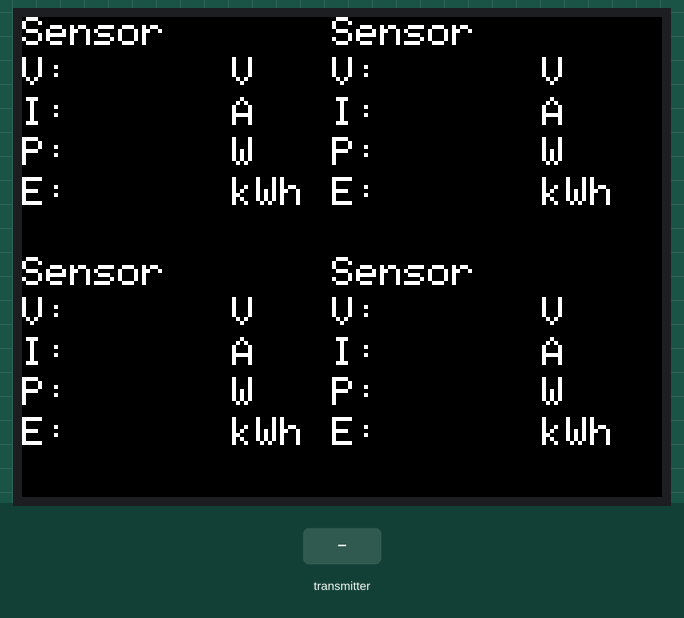
A sketch run on a simulated ESP8266 (NodeMCU). Parts: 320×240 colour display. Inputs (shaded band) come from the test bench. What the sketch prints to the serial monitor is not drawn.

Above: at 1.4 s.
1.5 s: the transmitter starts sending id = 1
At 2.3 s:
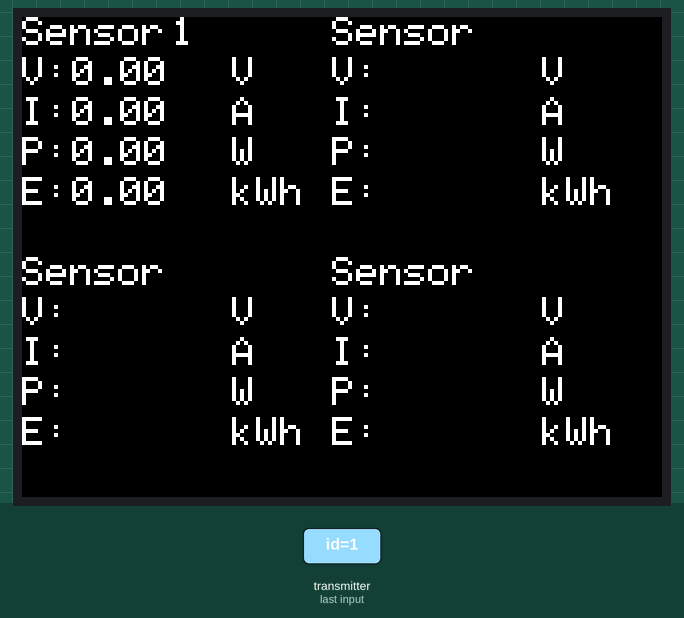
3.0 s: the transmitter starts sending voltage = 25
At 3.4 s:
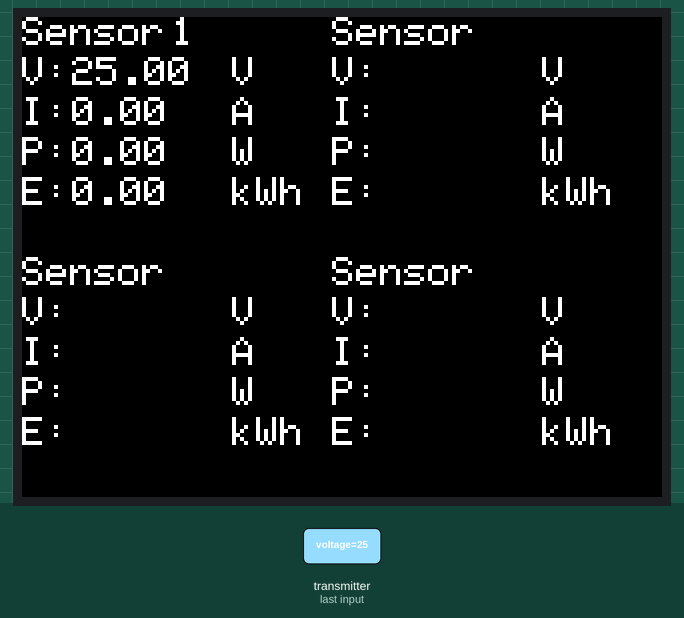
4.5 s: the transmitter starts sending current = 25
At 5.7 s:
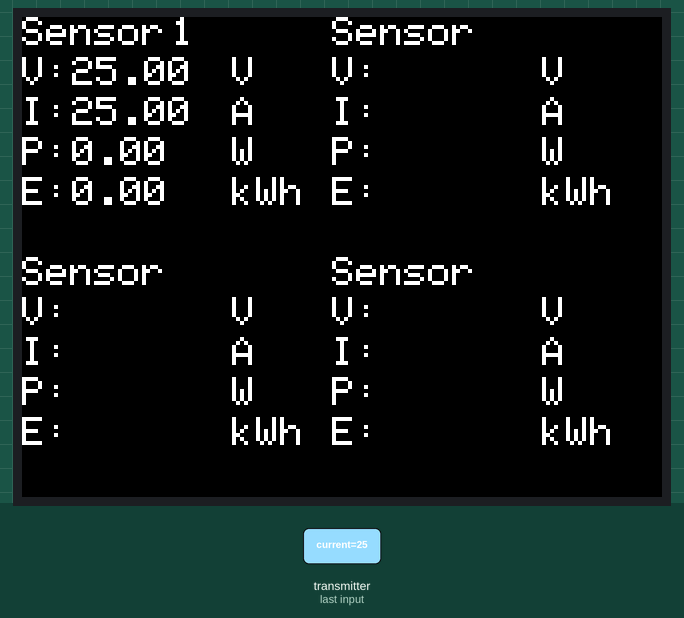
6.0 s: the transmitter starts sending power = 25
At 6.9 s:
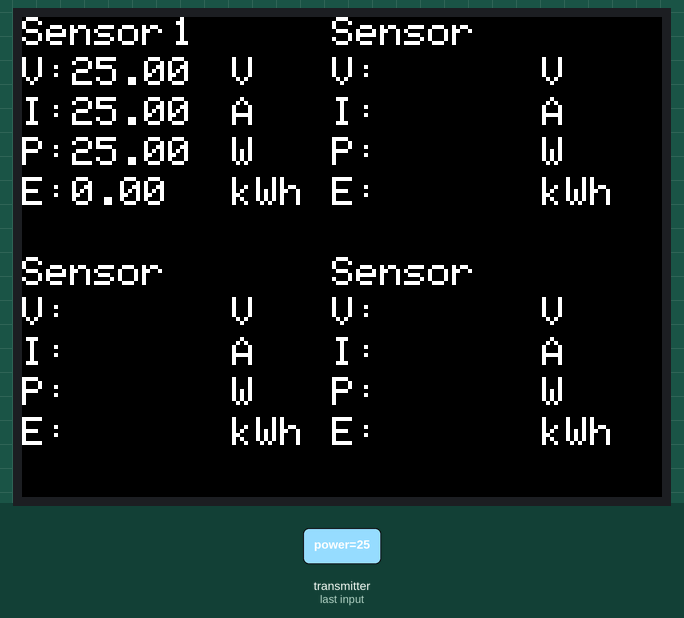
7.5 s: the transmitter starts sending energy = 25
At 8.1 s:
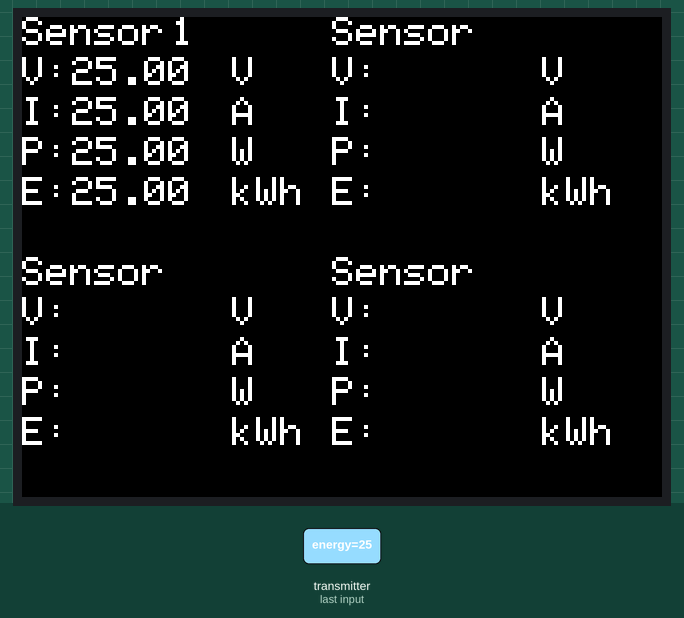
9.0 s: the transmitter starts sending voltage = 50
At 10.4 s:
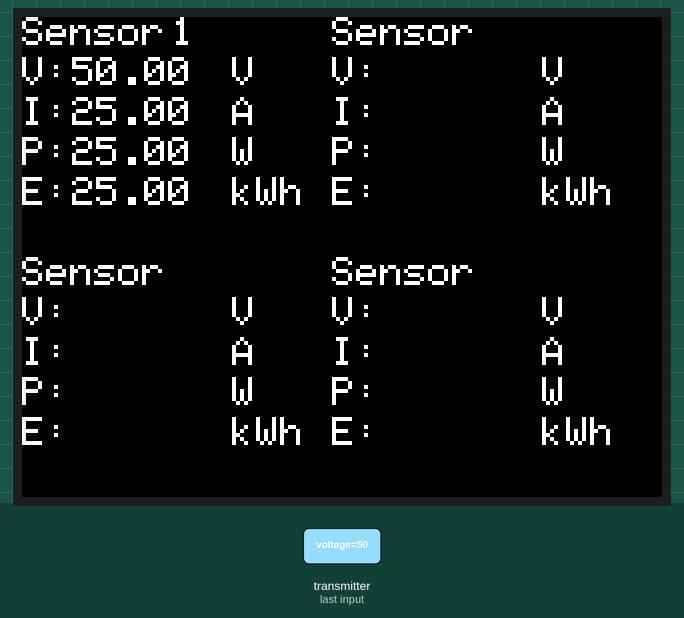
Timing chart, 0 to 11.5 s (numbered marks = the images above; inputs shaded):
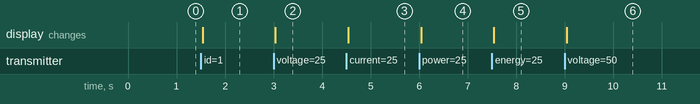

Measured:
- after the input at 1.5 s, the display: changes at once (image 1)
- after the input at 3.0 s, the display: changes at once (image 2)
- after the input at 4.5 s, the display: changes at once (image 3)
- after the input at 6.0 s, the display: changes at once (image 4)
- after the input at 7.5 s, the display: changes at once (image 5)
- after the input at 9.0 s, the display: changes at once (image 6)

The sketch:

espnow_receiver_kecil.ino
```cpp
#include <TFT_eSPI.h> // Graphics and font library for ILI9341 driver chip
#include <SPI.h>

TFT_eSPI tft = TFT_eSPI();  // Invoke library

#include <ESP8266WiFi.h>
#include <espnow.h>

// Structure example to receive data
// Must match the sender structure
typedef struct struct_message {
  int id;
  float voltage;
  float current;
  float power;
  float energy;
  float frequency;
  float powerFactor;
} struct_message;

// Create a struct_message called dataSensor
struct_message dataSensor;

// Callback function that will be executed when data is received
void OnDataRecv(uint8_t * mac, uint8_t *incomingData, uint8_t len) {
  memcpy(&dataSensor, incomingData, sizeof(dataSensor));

  Serial.print("Bytes received: ");
  Serial.println(len);
  serialDebug(&dataSensor);

  tft.setCursor(0, 0);

  struct_message* checkData = &dataSensor;

  if(checkData->id == 1){
    printMeasurementTextOnLCD(0, 0, 105);
    printValueMeasurementOnLCD(25, 0, &dataSensor);
  }

  if(checkData->id == 2){
    printMeasurementTextOnLCD(155, 0, 260);
    printValueMeasurementOnLCD(180, 0, &dataSensor);
  }

  if(checkData->id == 3){
    printMeasurementTextOnLCD(0, 120, 105);
    printValueMeasurementOnLCD(25, 120, &dataSensor);
  }

  if(checkData->id == 4){
    printMeasurementTextOnLCD(155, 120, 260);
    printValueMeasurementOnLCD(180, 120, &dataSensor);
  }

}

void setup() {
  // Initialize Serial Monitor
  Serial.begin(115200);
  tft.init();
  tft.setRotation(3);
  tft.fillScreen(TFT_BLACK);

  // Set device as a Wi-Fi Station
  WiFi.mode(WIFI_STA);

  // Init ESP-NOW
  if (esp_now_init() != 0) {
    Serial.println("Error initializing ESP-NOW");
    return;
  }

  // Once ESPNow is successfully Init, we will register for recv CB to
  // get recv packer info

  printMeasurementTextOnLCD(0, 0, 105);
  printMeasurementTextOnLCD(155, 0, 260);
  printMeasurementTextOnLCD(0, 120, 105);
  printMeasurementTextOnLCD(155, 120, 260);


  esp_now_set_self_role(ESP_NOW_ROLE_SLAVE);
  esp_now_register_recv_cb(OnDataRecv);
}

void serialDebug(struct struct_message* dataSensor){
  Serial.print("Alat: ");         Serial.println(dataSensor->id);
  Serial.print("Voltage: ");      Serial.print(dataSensor->voltage);      Serial.println("V");
  Serial.print("Current: ");      Serial.print(dataSensor->current);      Serial.println("A");
  Serial.print("Power: ");        Serial.print(dataSensor->power);        Serial.println("W");
  Serial.print("Energy: ");       Serial.print(dataSensor->energy);     Serial.println("kWh");
  Serial.print("Frequency: ");    Serial.print(dataSensor->frequency); Serial.println("Hz");
  Serial.print("PF: ");           Serial.println(dataSensor->powerFactor);
  Serial.println();
}

void printValueMeasurementOnLCD(int pointX, int pointY, struct struct_message* dataSensor){
  tft.setCursor(pointX+50,pointY);
  tft.setTextColor(TFT_WHITE, TFT_BLACK);
  tft.println(dataSensor->id);
  tft.setCursor(pointX,pointY+20);
  tft.println(dataSensor->voltage);
  tft.setCursor(pointX,pointY+40);
  tft.println(dataSensor->current);
  tft.setCursor(pointX,pointY+60);
  tft.println(dataSensor->power);
  tft.setCursor(pointX,pointY+80);
  tft.println(dataSensor->energy);
}

void printMeasurementTextOnLCD(int pointX, int pointY, int pointMetricX){
  measurementText(TFT_WHITE, 2, "Sensor ", "", pointX, pointY, pointMetricX);
  measurementText(TFT_WHITE, 2, "V: ", "V", pointX, pointY+20, pointMetricX);
  measurementText(TFT_WHITE, 2, "I: ", "A", pointX, pointY+40, pointMetricX);
  measurementText(TFT_WHITE, 2, "P: ", "W",pointX, pointY+60, pointMetricX);
  measurementText(TFT_WHITE, 2, "E: ", "kWh",pointX, pointY+80, pointMetricX);
}

void measurementText(int textColor, int textSize, String text, String metric,int pointX, int pointY, int pointMetricX){
  tft.setCursor(pointX, pointY);
  tft.setTextColor(textColor, TFT_BLACK);
  tft.setTextSize(textSize);
  tft.println(text);

  tft.setCursor(pointMetricX, pointY);
  tft.println(metric);
}

void loop() {

  // tft.setTextColor(ILI9341_WHITE);  tft.setTextSize(2);
  // tft.println("V : ");

}
```
